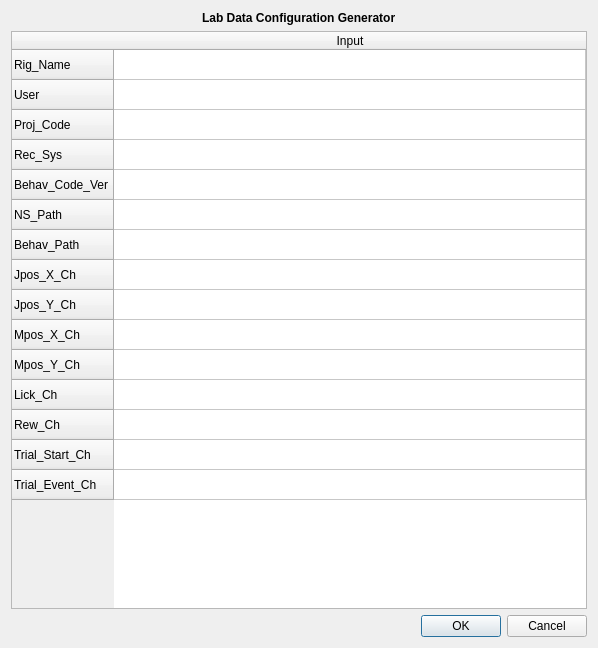
<?xml version="1.0" encoding="UTF-8"?>
<ui version="4.0">
 <class>Dialog</class>
 <widget class="QDialog" name="Dialog">
  <property name="geometry">
   <rect>
    <x>0</x>
    <y>0</y>
    <width>598</width>
    <height>648</height>
   </rect>
  </property>
  <property name="sizePolicy">
   <sizepolicy hsizetype="Maximum" vsizetype="Maximum">
    <horstretch>0</horstretch>
    <verstretch>0</verstretch>
   </sizepolicy>
  </property>
  <property name="windowTitle">
   <string>Dialog</string>
  </property>
  <property name="autoFillBackground">
   <bool>false</bool>
  </property>
  <layout class="QGridLayout" name="gridLayout">
   <item row="1" column="0">
    <layout class="QVBoxLayout" name="verticalLayout">
     <item>
      <widget class="QTableWidget" name="tableWidget">
       <attribute name="horizontalHeaderStretchLastSection">
        <bool>true</bool>
       </attribute>
       <attribute name="verticalHeaderCascadingSectionResizes">
        <bool>false</bool>
       </attribute>
       <attribute name="verticalHeaderStretchLastSection">
        <bool>false</bool>
       </attribute>
       <row>
        <property name="text">
         <string>Rig_Name</string>
        </property>
       </row>
       <row>
        <property name="text">
         <string>User</string>
        </property>
       </row>
       <row>
        <property name="text">
         <string>Proj_Code</string>
        </property>
       </row>
       <row>
        <property name="text">
         <string>Rec_Sys</string>
        </property>
       </row>
       <row>
        <property name="text">
         <string>Behav_Code_Ver</string>
        </property>
       </row>
       <row>
        <property name="text">
         <string>NS_Path</string>
        </property>
       </row>
       <row>
        <property name="text">
         <string>Behav_Path</string>
        </property>
       </row>
       <row>
        <property name="text">
         <string>Jpos_X_Ch</string>
        </property>
       </row>
       <row>
        <property name="text">
         <string>Jpos_Y_Ch</string>
        </property>
       </row>
       <row>
        <property name="text">
         <string>Mpos_X_Ch</string>
        </property>
       </row>
       <row>
        <property name="text">
         <string>Mpos_Y_Ch</string>
        </property>
       </row>
       <row>
        <property name="text">
         <string>Lick_Ch</string>
        </property>
       </row>
       <row>
        <property name="text">
         <string>Rew_Ch</string>
        </property>
       </row>
       <row>
        <property name="text">
         <string>Trial_Start_Ch</string>
        </property>
       </row>
       <row>
        <property name="text">
         <string>Trial_Event_Ch</string>
        </property>
       </row>
       <column>
        <property name="text">
         <string>Input</string>
        </property>
       </column>
      </widget>
     </item>
     <item>
      <widget class="QDialogButtonBox" name="buttonBox">
       <property name="orientation">
        <enum>Qt::Horizontal</enum>
       </property>
       <property name="standardButtons">
        <set>QDialogButtonBox::Cancel|QDialogButtonBox::Ok</set>
       </property>
      </widget>
     </item>
    </layout>
   </item>
   <item row="0" column="0" alignment="Qt::AlignHCenter">
    <widget class="QLabel" name="label">
     <property name="text">
      <string>&lt;b&gt;Lab Data Configuration Generator&lt;/b&gt;</string>
     </property>
     <property name="textFormat">
      <enum>Qt::AutoText</enum>
     </property>
     <property name="wordWrap">
      <bool>false</bool>
     </property>
    </widget>
   </item>
  </layout>
 </widget>
 <resources/>
 <connections>
  <connection>
   <sender>buttonBox</sender>
   <signal>accepted()</signal>
   <receiver>Dialog</receiver>
   <slot>accept()</slot>
   <hints>
    <hint type="sourcelabel">
     <x>248</x>
     <y>254</y>
    </hint>
    <hint type="destinationlabel">
     <x>157</x>
     <y>274</y>
    </hint>
   </hints>
  </connection>
  <connection>
   <sender>buttonBox</sender>
   <signal>rejected()</signal>
   <receiver>Dialog</receiver>
   <slot>reject()</slot>
   <hints>
    <hint type="sourcelabel">
     <x>316</x>
     <y>260</y>
    </hint>
    <hint type="destinationlabel">
     <x>286</x>
     <y>274</y>
    </hint>
   </hints>
  </connection>
 </connections>
</ui>
